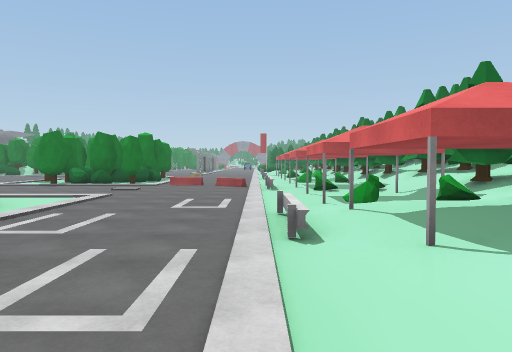
View 1 (above)

24 first-person views from a walk through a 3-D level made in the Unity game engine. The camera is 1.4 m above the floor, tilts 2° down and sees 70° across. The floor is counted in squares, 2 m on a side. Each view is taken from the middle of a square. On the plan, view 1 faces up. The plan holds only what a view shows up to about 11 squares ahead; the rest is blank. The place goes on beyond the plan. Some animated figures are left out.

View 2
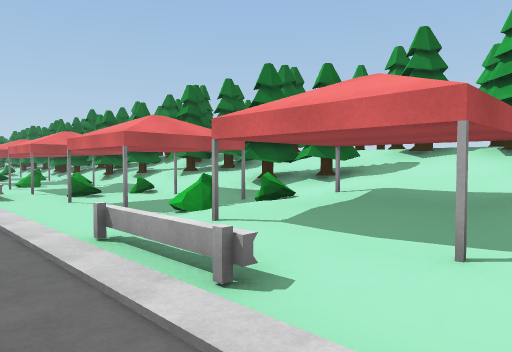

View 3
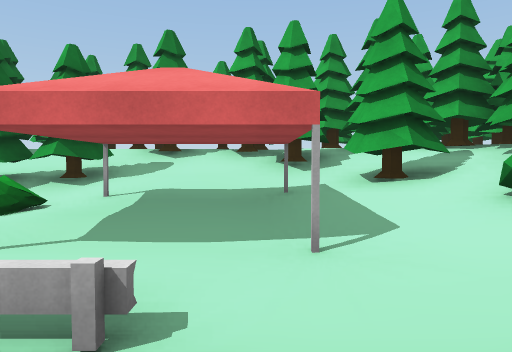

View 4
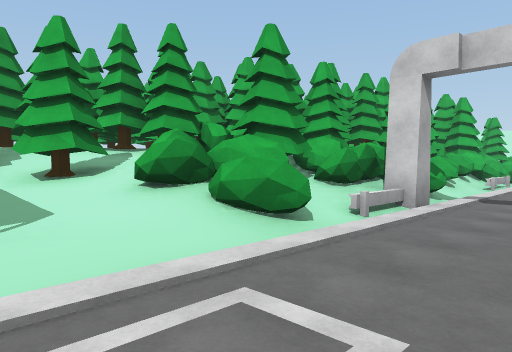

View 5
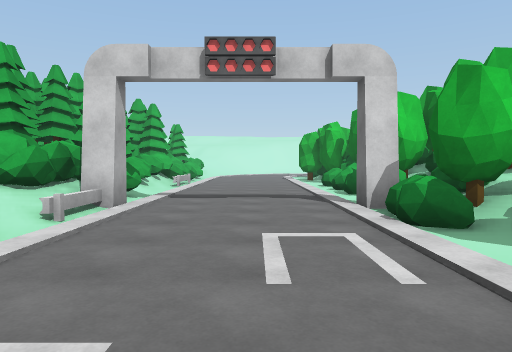

View 6
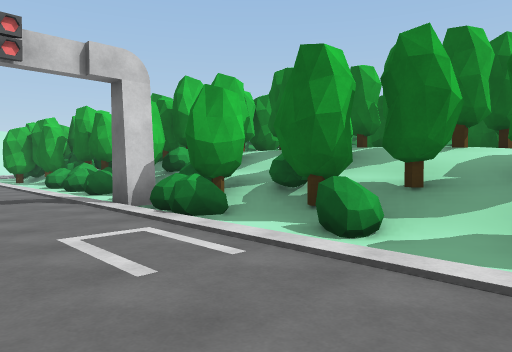

View 7
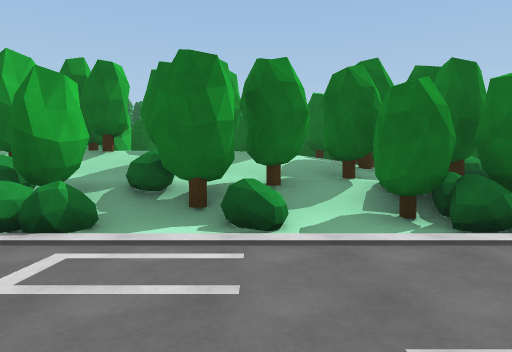

View 8
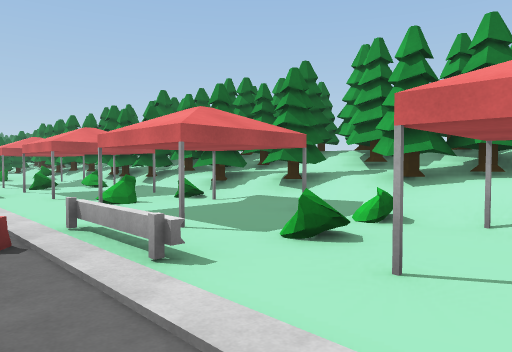

View 9
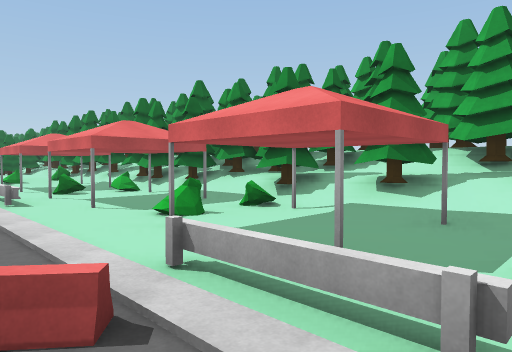

View 10
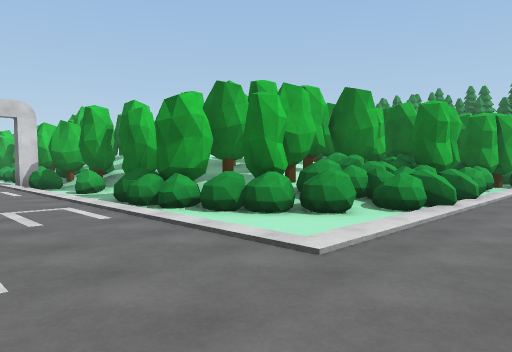

View 11
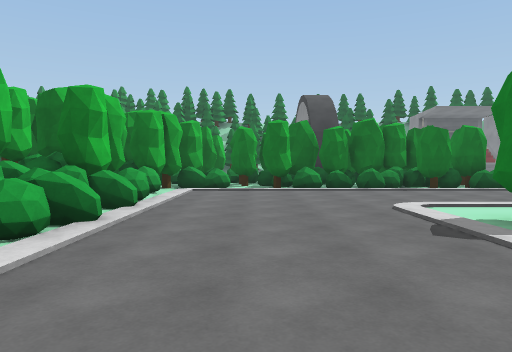

View 12
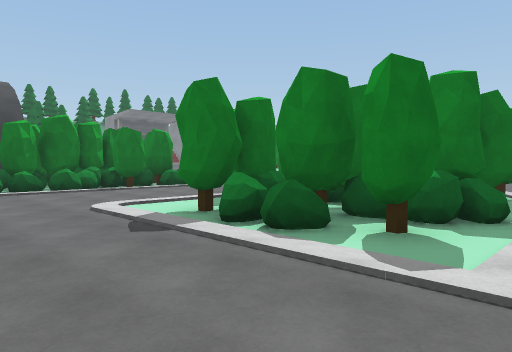

View 13
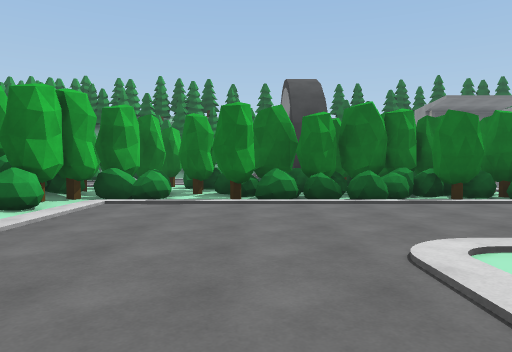

View 14
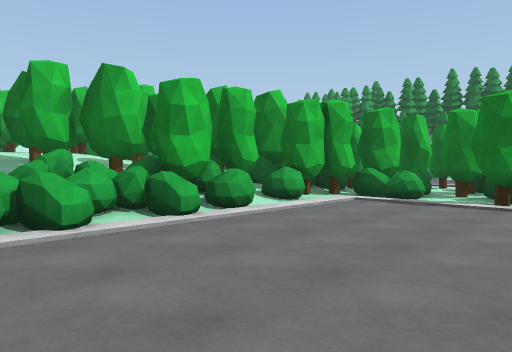

View 15
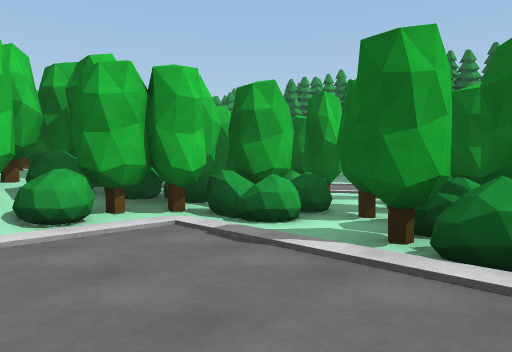

View 16
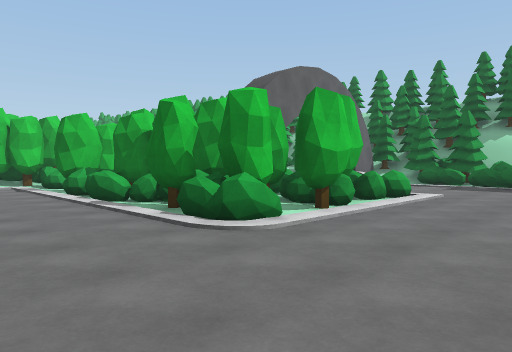

View 17
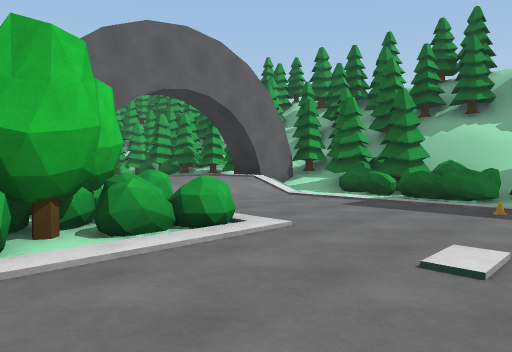

View 18
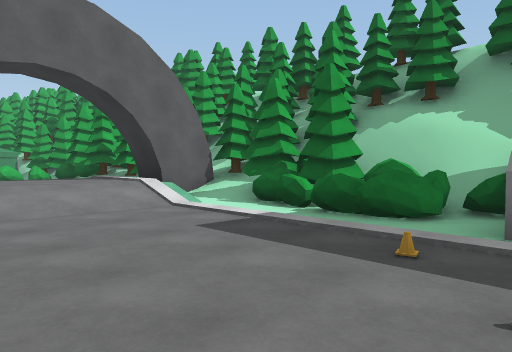

View 19
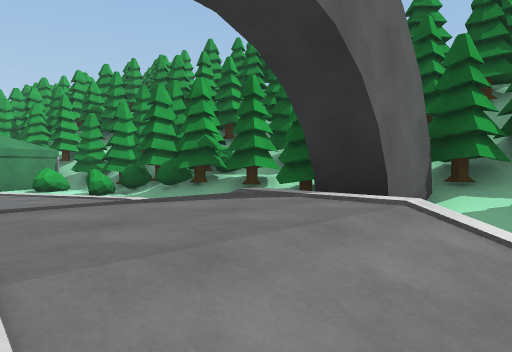

View 20
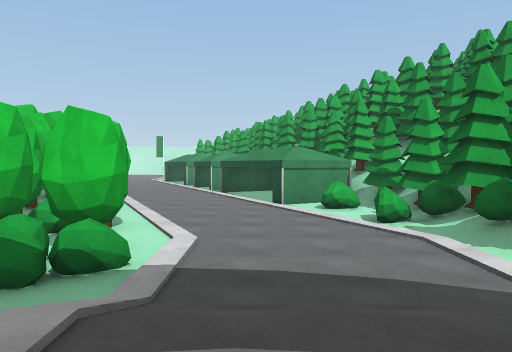

View 21
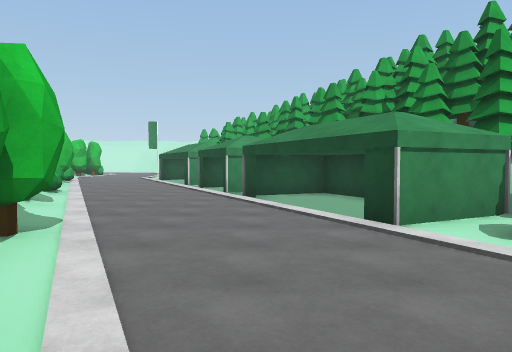

View 22
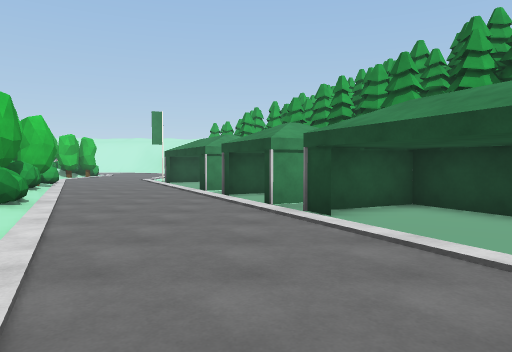

View 23
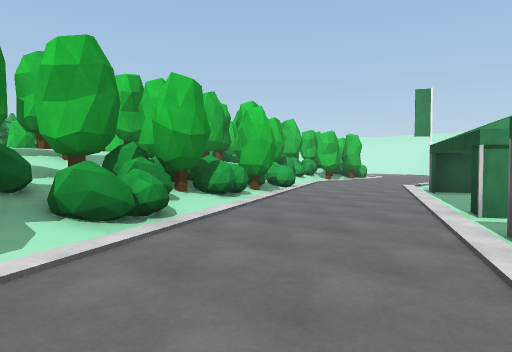

View 24
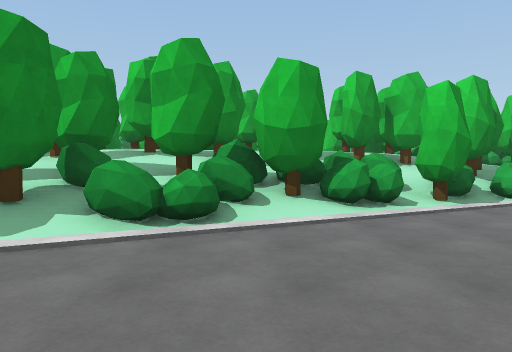

### Floor plan
Key: @ floor where view 1 was taken; # wall or solid block; . main floor; : floor 0.25 m higher than the main floor; + floor 0.5 m higher than the main floor; * floor 0.75 m higher than the main floor; % floor 1 m higher than the main floor; & floor 1.5 m higher than the main floor; $ floor 1.75 m higher than the main floor; / step, stairs or slope; = window, fence, low wall or low ledge; ^ raised ledge; T tree; B bush; E tent; O other object.
Columns run from 26 left of view 1 to 8 right of it. Each row starts with its distance up from view 1.
 21                            ...
 20     ^....... ....          E.ETT
 19  #B..............          .BBTTT
 18  #BB.............         .E..TT O
 17  #BB....B..B.B...     T   =.../T#T
 16  #OB....BBTBTB...  BBT.   .E../T#
 15  TOB..../TTTOT...   TTB   ....TT# T
 14  TT//////OOOB......BBT.   ..BETTTTT
 13 ##T##***/  TTB.....TB...  ...BTTTTT
 12  TOO#***/  BTB.......... +=...TTTT
 11  # T ////  BBB............=.../TTOO
 10   TT/....BBB................B.TTTTO
  9  TTTT....BBBBB.............E.E/TT
  8  TTBB....TBTTT..BB.B/.........//TTO
  7  TTT......TTBBTBBBBB.B........TTTTO
  6   TBB..... TTOTOBBBBBB...../BBTT$TT
  5    TT.....TTTTTTTTBTTBB....E:://TTT
  4    #TB....TTTTOOT%TTTBB..../EE//TT
  3    #T##.....  OTT&TTTT...../EE/TTTT
  2     T ......  OTTTTTT/.....////TTTO
  1       ....../TOTTTTTTBB..../BTTTTOO
  0      #..#..../BTTTTTTT....@BBTTTTO
 -1      ####....BTTTTTTTBB..../TTTTTO
 -2      T  E.....BBTTTT%BB....BT TTTO
 -3     TT   .E...BBTTTTTB#....BT TTT
 -4    TTTT  E.....BBTTTBTO....BT#T
 -5    TTTTT  #....TBTTTBTB..../O#
 -6       TT   ....BOTTTTO.....BO#
 -7            .....BOTOOBB....O  T
 -8            .#...  OT OB....BOTO

Where each view was taken, in squares from view 1:
view 1: 0 up, 0 right, facing up
view 2: 2 up, 1 left, facing up-right
view 3: 3 up, 1 left, facing right
view 4: 3 up, 2 left, facing down-right
view 5: 3 up, 2 left, facing down
view 6: 3 up, 1 left, facing down-left
view 7: 1 up, 0 right, facing left
view 8: 8 up, 1 left, facing up-right
view 9: 10 up, 1 left, facing up-right
view 10: 10 up, 1 left, facing down-left
view 11: 10 up, 3 left, facing left
view 12: 10 up, 3 left, facing up-left
view 13: 11 up, 6 left, facing left
view 14: 12 up, 6 left, facing down-left
view 15: 12 up, 10 left, facing down-left
view 16: 20 up, 10 left, facing down-left
view 17: 20 up, 15 left, facing down-left
view 18: 20 up, 18 left, facing down-left
view 19: 15 up, 18 left, facing down-left
view 20: 13 up, 19 left, facing down
view 21: 8 up, 18 left, facing down
view 22: 5 up, 17 left, facing down
view 23: 1 up, 17 left, facing down-right
view 24: 2 down, 17 left, facing right
